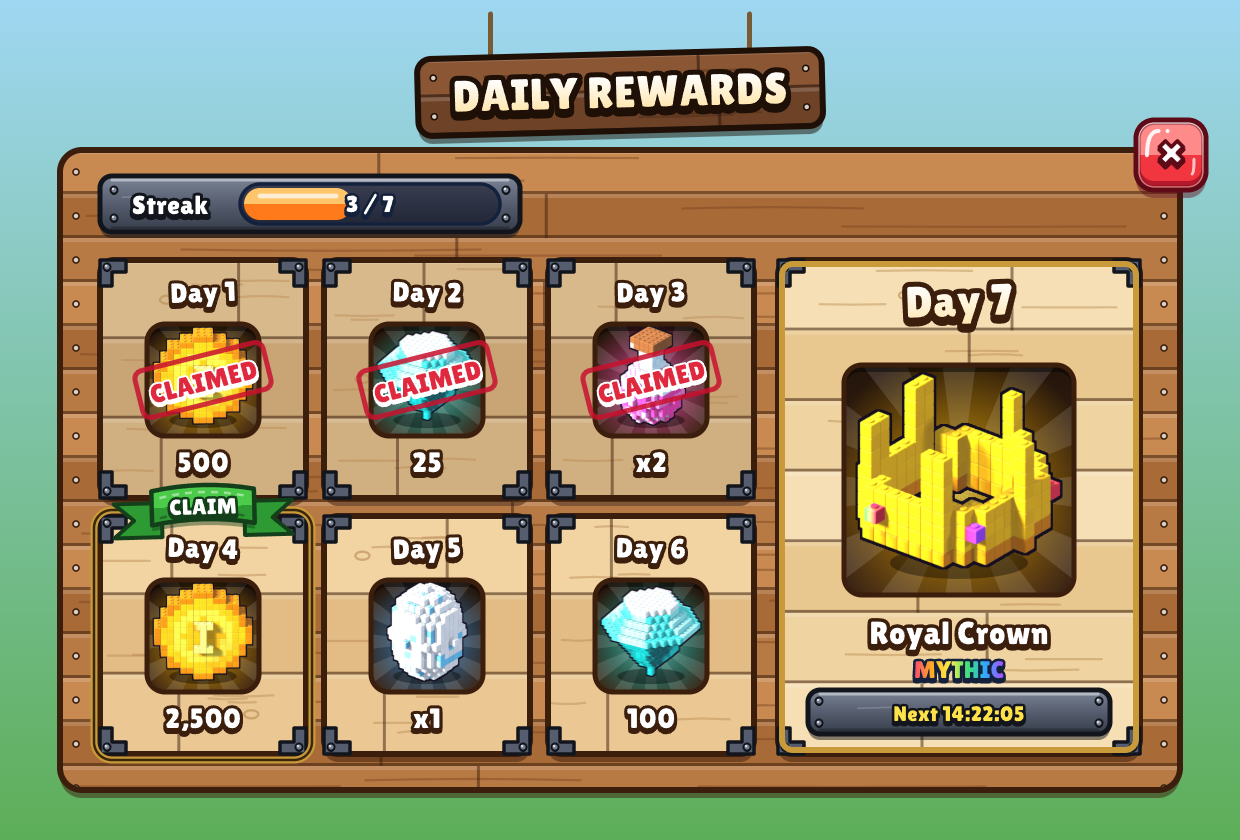

The Python source for this figure:
"""Screen 6 v2 - daily rewards as a calendar pinned on a wooden board: oak day tiles,
claimed = darker + stamped tick, today = brass frame + CLAIM ribbon, day 7 big gold tile."""
import os, sys
sys.path.insert(0, os.path.join(os.path.dirname(os.path.abspath(__file__)), '..', 'kit'))
from uikit import *
from materials import *

W, H = 1240, 840
d = Doc(W, H, bg=('#9FD7F2', '#5DAE58'), seed=21)
BX, BY, BW, BH = 60, 150, 1120, 640
d.add(planks(d, BX, BY, BW, BH, tone=WOOD, ph=44, r=22, name='Board', nails='ends'))
d.add(hanging_sign(d, W / 2, BY - 96, 'DAILY REWARDS', tone=WALNUT, size=44))
d.add(close_button(d, BX + BW - 44, BY - 30, 70))
d.add(plate(d, BX + 40, BY + 26, 420, 56, tone=WALNUT and IRON, name='Streak'))
d.add(T(BX + 110, BY + 64, 'Streak', 26, outline=IRON['t']))
d.add(pill_bar(d, BX + 180, BY + 34, 260, 40, 3 / 7, PAL['orange'], '3 / 7'))
rew = [('coin', '500', 'gold'), ('gem', '25', 'cyan'), ('potion', 'x2', 'pink'), ('coin', '2,500', 'gold'), ('egg', 'x1', 'blue'), ('gem', '100', 'cyan')]
today, cw, ch, gap = 3, 206, 238, 18
for k, (ren, amt, col) in enumerate(rew):
    x = BX + 40 + (k % 3) * (cw + gap); y = BY + 110 + (k // 3) * (ch + gap)
    claimed, now = k < today, k == today
    tone = dict(OAK, a='#D8B98C', b='#C9A576') if claimed else OAK
    d.add(oak_card(d, x, y, cw, ch, f'Day {k + 1}', tone=tone))
    if now:
        d.add(f'<rect x="{x - 6}" y="{y - 6}" width="{cw + 12}" height="{ch + 12}" rx="18" fill="none" stroke="{BRASS["b"]}" stroke-width="7"/>'
              f'<rect x="{x - 6}" y="{y - 6}" width="{cw + 12}" height="{ch + 12}" rx="18" fill="none" stroke="{BRASS["t"]}" stroke-width="2.5"/>')
        d.add(cloth_banner(d, x + cw / 2, y - 26, 'CLAIM', cloth=('#4CCB4A', '#2E9A33', '#13401A'), size=22))
    d.add(T(x + cw / 2, y + 42, f'Day {k + 1}', 28, outline=OAK['t'], rot=(-2, 1, -1, 2, -2, 1)[k]))
    d.add(item_window(d, x + cw / 2, y + 120, 112, ren, PAL[col], base=('#24150B', '#3E2615'), out=OAK['t']))
    d.add(T(x + cw / 2, y + 212, amt, 28, outline=OAK['t']))
    if claimed:
        d.add(f'<g transform="rotate(-14 {x + cw / 2} {y + 120})"><rect x="{x + cw / 2 - 66}" y="{y + 96}" width="132" height="48" rx="8" fill="none" stroke="#C8102E" stroke-width="5" stroke-opacity=".85"/>'
              + T(x + cw / 2, y + 131, 'CLAIMED', 26, fill='#E0283E', outline='#FFFFFF', ow=4) + '</g>')
x = BX + 40 + 3 * (cw + gap) + 6
y, w, h = BY + 110, BX + BW - 40 - x, 2 * ch + gap
d.add(oak_card(d, x, y, w, h, 'Day 7', tone=dict(OAK, a='#F6DFB4', b='#E9C88F')))
d.add(f'<rect x="{x + 4}" y="{y + 4}" width="{w - 8}" height="{h - 8}" rx="11" fill="none" stroke="{BRASS["b"]}" stroke-width="6"/>')
d.add(T(x + w / 2, y + 56, 'Day 7', 44, fill=d.lin([(0, '#FFFFFF'), (1, '#FFE7B0')]), outline=OAK['t'], rot=-2))
d.add(item_window(d, x + w / 2, y + 220, 230, 'crown', PAL['gold'], True, base=('#24150B', '#3E2615'), out=OAK['t']))
d.add(T(x + w / 2, y + 384, 'Royal Crown', 32, outline=OAK['t']))
d.add(T(x + w / 2, y + 418, 'MYTHIC', 24, fill=rainbow(d), outline=NAVY))
d.add(plate(d, x + 30, y + h - 64, w - 60, 44, name='Next'), T(x + w / 2, y + h - 33, 'Next 14:22:05', 21, fill='#FFE14A', outline=IRON['t']))
out = os.path.join(os.path.dirname(os.path.abspath(__file__)), '.')
d.save(f'{out}/daily_rewards_v2.svg'); render(f'{out}/daily_rewards_v2.svg', f'{out}/daily_rewards_v2.png'); print('ok')
